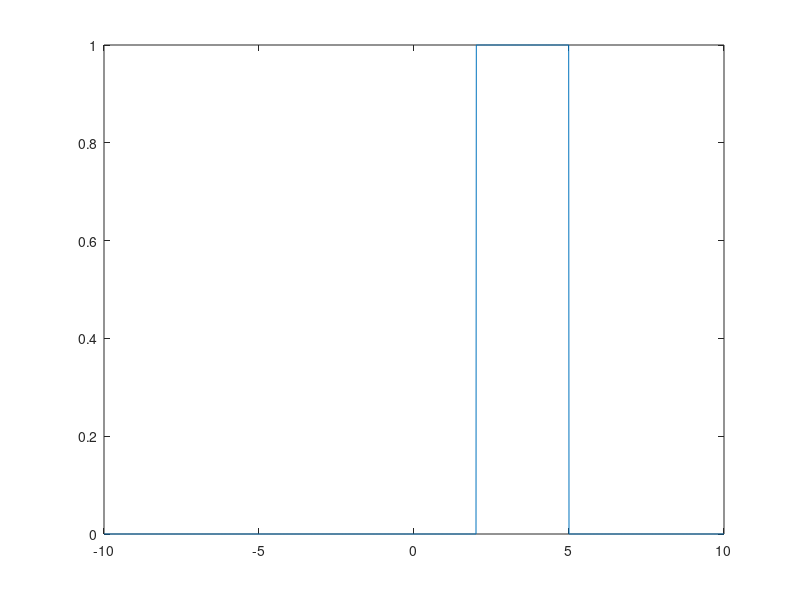

MATLAB code for this plot:
%convolution with an impulse signal
t=-5:0.01:5;
h=t==2;
x=(t>0)&(t<3);
y= convn(x,h);
t1=2*min(t):0.01:2*max(t);
plot(t1,y)
